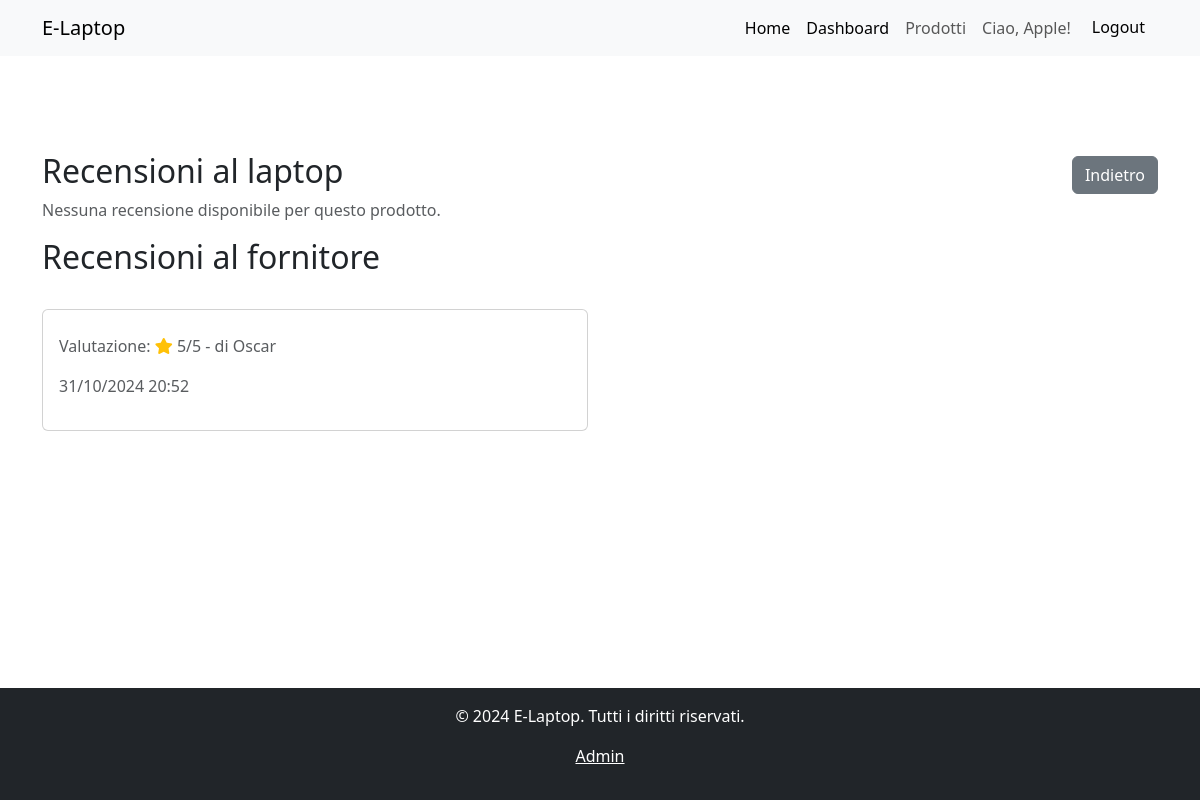
Page /laptopdetail/29/reviews (signed in) on the earlier database version.
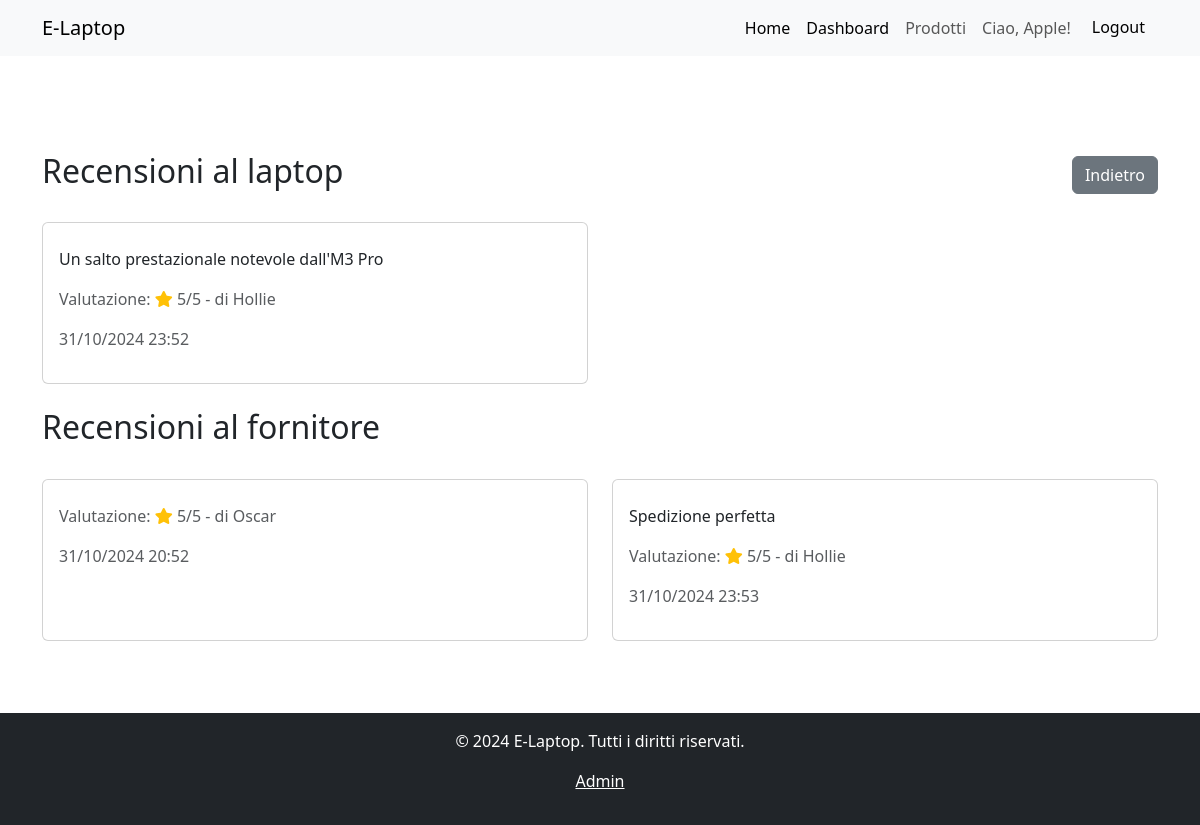
Same page on the later database version.
### management/models.py (models this page shows, shortened)
class SellerReview(models.Model):
    user = models.ForeignKey(settings.AUTH_USER_MODEL, on_delete=models.CASCADE, related_name='seller_reviews')
    seller = models.ForeignKey(settings.AUTH_USER_MODEL, on_delete=models.CASCADE, related_name='user_reviews')
    rating = models.PositiveIntegerField(choices=[(i, str(i)) for i in range(1, 6)])
    description = models.TextField(max_length=200, blank=True, null=True)
    creation_time = models.DateTimeField(auto_now_add=True)

class CustomUser(AbstractUser):
    USER_TYPE_CHOICES = (
        ('buyer', 'Acquirente'),
        ('seller', 'Fornitore'),
    )
    user_type = models.CharField(max_length=20, choices=USER_TYPE_CHOICES)

class LaptopReview(models.Model):
    user = models.ForeignKey(settings.AUTH_USER_MODEL, on_delete=models.CASCADE)
    laptop = models.ForeignKey(Laptop, on_delete=models.CASCADE)
    rating = models.PositiveIntegerField(choices=[(i, str(i)) for i in range(1, 6)])
    description = models.TextField(max_length=200, blank=True, null=True)
    creation_time = models.DateTimeField(auto_now_add=True)
    class Meta:
        unique_together = (('user', 'laptop'),)

### management/views.py (the view)
# urls.py: path('laptopdetail/<int:laptop_id>/reviews', views.laptop_and_seller_reviews_list, name='laptop_and_seller_reviews_list'),
@login_required
def laptop_and_seller_reviews_list(request, laptop_id):
    laptop = get_object_or_404(Laptop, id=laptop_id)
    seller = get_object_or_404(CustomUser, id=laptop.seller_id)
    return render(request, 'management/laptop_and_seller_reviews_list.html', {'laptop': laptop, 'seller': seller})

### management/templates/management/laptop_and_seller_reviews_list.html (shortened to what this page needs)
{% extends "base.html" %}
{% block content %}
<div class="row mt-5">
    <div class="col-md-12">
        <div class="d-flex justify-content-between align-items-center">
            <h2>Recensioni al laptop</h2>
            <a href="{% url 'laptop_detail' laptop.id %}" class="btn btn-secondary">Indietro</a>
        </div>
        {% if laptop.laptopreview_set.exists %}
            <div class="row mt-4">
                {% for review in laptop.laptopreview_set.all %}
                    <div class="col-md-6 mb-4">
                        <div class="card h-100">
                            <div class="card-body">
                                {% if review.description %}
                                    <p class="card-text">{{ review.description }}</p>
                                {% endif %}
                                <p class="text-muted">Valutazione:
                                    <link rel="stylesheet" href="https://cdnjs.cloudflare.com/ajax/libs/font-awesome/5.15.4/css/all.min.css">
                                    <i class="fas fa-star text-warning"></i>
                                    {{ review.rating }}/5 - di {{ review.user.username }}
                                </p>
                                <p class="text-muted">{{ review.creation_time|date:"d/m/Y H:i" }}</p>
                            </div>
                        </div>
                    </div>
                {% endfor %}
            </div>
        {% else %}
            <p class="text-muted">Nessuna recensione disponibile per questo prodotto.</p>
        {% endif %}
    </div>
    <div class="col-md-12">
        <div class="d-flex justify-content-between align-items-center">
            <h2>Recensioni al fornitore</h2>
        </div>
        {% if seller.user_reviews.exists %}
            <div class="row mt-4">
                {% for review in seller.user_reviews.all %}
                    <div class="col-md-6 mb-4">
                        <div class="card h-100">
                            <div class="card-body">
                                {% if review.description %}
                                    <p class="card-text">{{ review.description }}</p>
                                {% endif %}
                                <p class="text-muted">Valutazione:
                                    <link rel="stylesheet" href="https://cdnjs.cloudflare.com/ajax/libs/font-awesome/5.15.4/css/all.min.css">
                                    <i class="fas fa-star text-warning"></i>
                                    {{ review.rating }}/5 - di {{ review.user.username }}
                                </p>
                                <p class="text-muted">{{ review.creation_time|date:"d/m/Y H:i" }}</p>
                            </div>
                        </div>
                    </div>
                {% endfor %}
            </div>
        {% else %}
            <p class="text-muted">Nessuna recensione disponibile per questo fornitore.</p>
        {% endif %}
    </div>
</div>
{% endblock %}

Differences in the rows shown:
added LaptopReview: description "Un salto prestazionale notevole dall'M3 Pro", rating "5", user.username "Hollie", creation_time "31/10/2024 23:52"
added SellerReview: description "Spedizione perfetta", rating "5", user.username "Hollie", creation_time "31/10/2024 23:53"
Other differences:
text no longer shown: "Nessuna recensione disponibile per questo prodotto."
